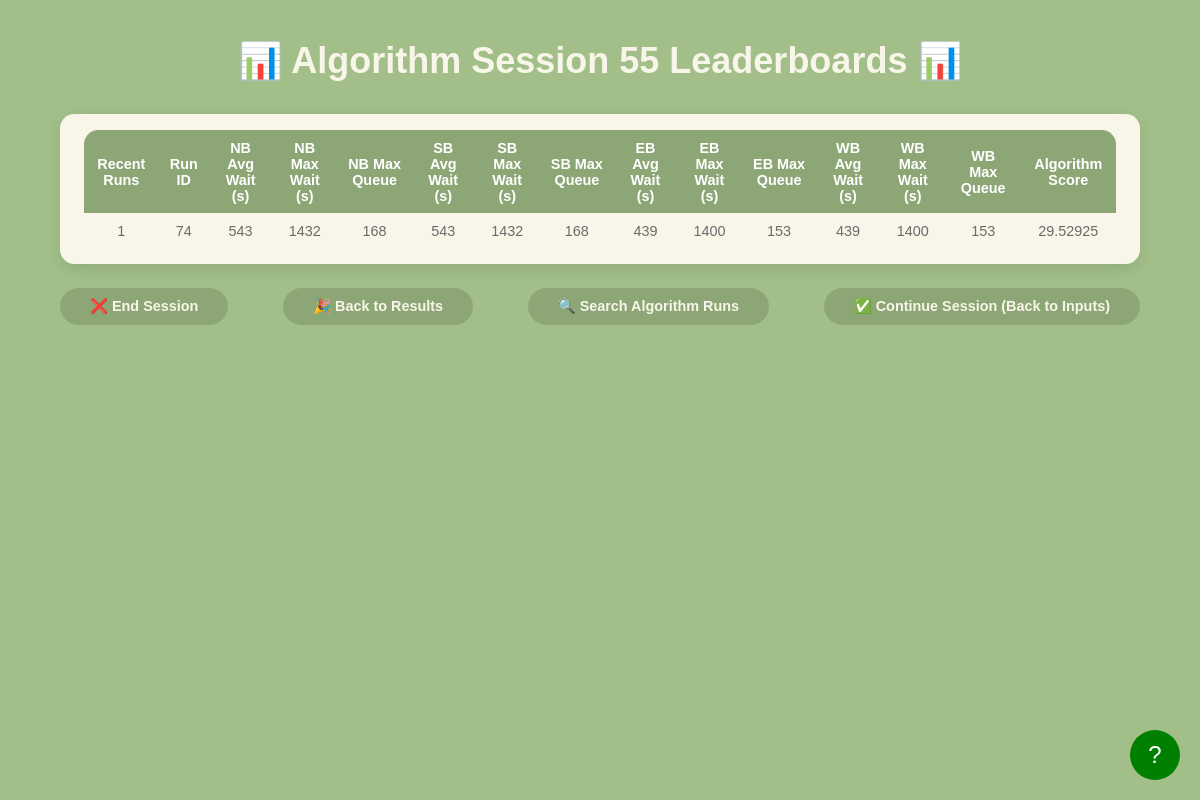
Page /algorithm_session_leaderboard on the earlier database version.
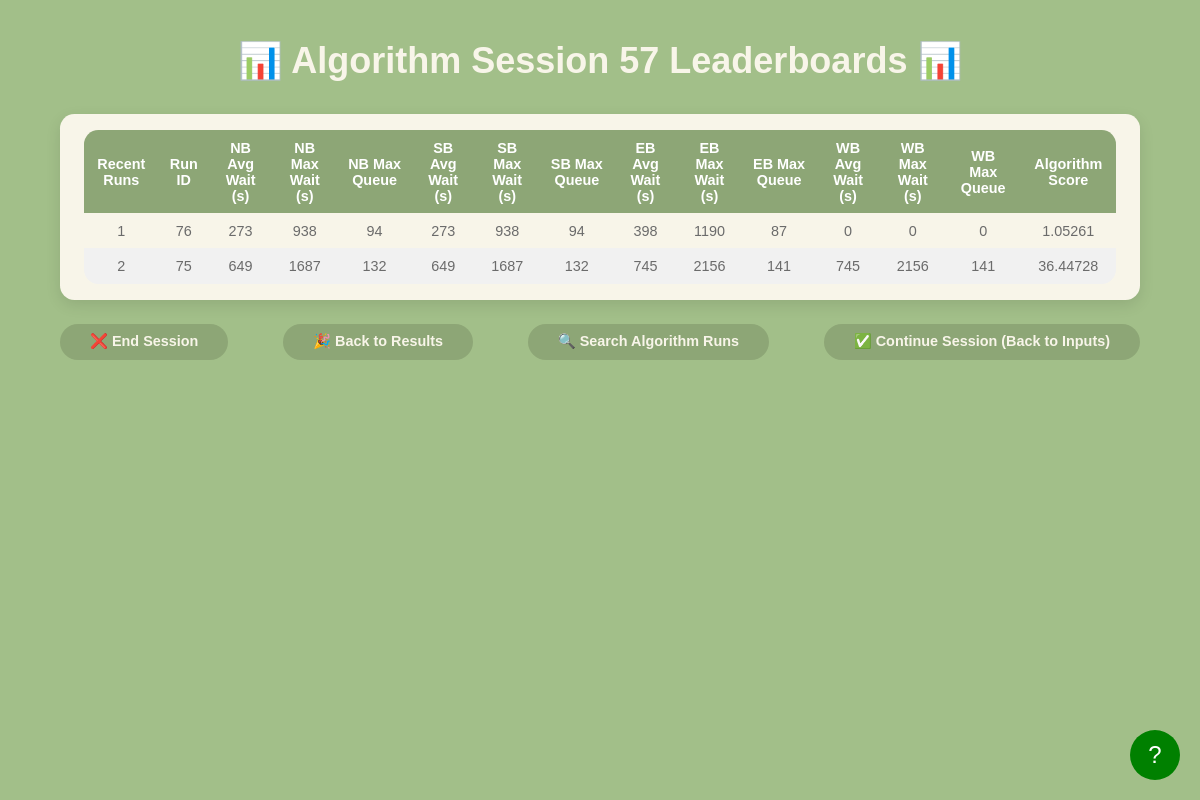
Same page on the later database version.
### models.py (models this page shows, shortened)
class AlgorithmLeaderboardResult(db.Model):
    __tablename__ = 'algorithm_leaderboard_results'
    id = db.Column(db.Integer, primary_key=True, autoincrement=True)
    run_id = db.Column(db.Integer, db.ForeignKey('configurations.run_id'), nullable=False)
    session_id = db.Column(db.Integer, db.ForeignKey('sessions.id'), nullable=False)
    avg_wait_time_north = db.Column(db.Float, nullable=False)
    max_wait_time_north = db.Column(db.Float, nullable=False)
    max_queue_length_north = db.Column(db.Integer, nullable=False)
    avg_wait_time_south = db.Column(db.Float, nullable=False)
    max_wait_time_south = db.Column(db.Float, nullable=False)
    max_queue_length_south = db.Column(db.Integer, nullable=False)
    avg_wait_time_east = db.Column(db.Float, nullable=False)
    max_wait_time_east = db.Column(db.Float, nullable=False)
    max_queue_length_east = db.Column(db.Integer, nullable=False)
    avg_wait_time_west = db.Column(db.Float, nullable=False)
    max_wait_time_west = db.Column(db.Float, nullable=False)
    max_queue_length_west = db.Column(db.Integer, nullable=False)

### app.py (the view)
@app.route('/algorithm_session_leaderboard')
def algorithm_session_leaderboard_page():
    session_id = request.args.get('session_id', type=int)
    if not session_id:
        active_session = Session.query.filter_by(active=True).order_by(Session.id.desc()).first()
        session_id = active_session.id if active_session else None
    print(session_id)
    raw_runs = get_recent_algorithm_runs(session_id) if session_id else []
    processed_runs = []
    for run in raw_runs:
        score = compute_score_4directions(
            run.run_id,
            run.session_id,
            run.avg_wait_time_north, run.max_wait_time_north, run.max_queue_length_north,
            run.avg_wait_time_south, run.max_wait_time_south, run.max_queue_length_south,
            run.avg_wait_time_east, run.max_wait_time_east, run.max_queue_length_east,
            run.avg_wait_time_west, run.max_wait_time_west, run.max_queue_length_west
        )
        processed_runs.append({
            "run_id": run.run_id,
            "nb_avg_wait": run.avg_wait_time_north,
            "nb_max_wait": run.max_wait_time_north,
            "nb_max_queue": run.max_queue_length_north,
            "sb_avg_wait": run.avg_wait_time_south,
            "sb_max_wait": run.max_wait_time_south,
            "sb_max_queue": run.max_queue_length_south,
            "eb_avg_wait": run.avg_wait_time_east,
            "eb_max_wait": run.max_wait_time_east,
            "eb_max_queue": run.max_queue_length_east,
            "wb_avg_wait": run.avg_wait_time_west,
            "wb_max_wait": run.max_wait_time_west,
            "wb_max_queue": run.max_queue_length_west,
            "score": score
        })
    return render_template('algorithm_session_leaderboard.html', runs=processed_runs, session_id=session_id)

### app.py (called while the page is built)
def get_recent_algorithm_runs(session_id):
    return AlgorithmLeaderboardResult.query \
        .filter_by(session_id=session_id) \
        .order_by(AlgorithmLeaderboardResult.id.desc()) \
        .limit(10) \
        .all()

### templates/algorithm_session_leaderboard.html (shortened to what this page needs)
<!DOCTYPE html>
<html lang="en">
<head>
    <link rel="stylesheet" href="{{ url_for('static', filename='css/algorithm_session_leaderboard.css') }}">
</head>
<body>
    <div class="header">
        <h1>📊 Algorithm Session {{ session_id }} Leaderboards 📊</h1>
    </div>
    <div class="leaderboard-container">
        <table>
            <thead>
                <tr>
                    <th>Recent Runs</th>
                    <th>Run ID</th>
                    <th>NB Avg Wait (s)</th>
                    <th>NB Max Wait (s)</th>
                    <th>NB Max Queue</th>
                    <th>SB Avg Wait (s)</th>
                    <th>SB Max Wait (s)</th>
                    <th>SB Max Queue</th>
                    <th>EB Avg Wait (s)</th>
                    <th>EB Max Wait (s)</th>
                    <th>EB Max Queue</th>
                    <th>WB Avg Wait (s)</th>
                    <th>WB Max Wait (s)</th>
                    <th>WB Max Queue</th>
                    <th>Algorithm Score</th>
                </tr>
            </thead>
            <tbody>
                {% if runs and runs|length > 0 %}
                    {% for run in runs %}
                    <tr onclick="handleRowClick(this)">
                        <td>{{ loop.index }}</td>
                        <td>{{ run.run_id }}</td>
                        <td>{{ run.nb_avg_wait|round|int }}</td>
                        <td>{{ run.nb_max_wait|round|int }}</td>
                        <td>{{ run.nb_max_queue|round|int }}</td>
                        <td>{{ run.sb_avg_wait|round|int }}</td>
                        <td>{{ run.sb_max_wait|round|int }}</td>
                        <td>{{ run.sb_max_queue|round|int }}</td>
                        <td>{{ run.eb_avg_wait|round|int }}</td>
                        <td>{{ run.eb_max_wait|round|int }}</td>
                        <td>{{ run.eb_max_queue|round|int }}</td>
                        <td>{{ run.wb_avg_wait|round|int }}</td>
                        <td>{{ run.wb_max_wait|round|int }}</td>
                        <td>{{ run.wb_max_queue|round|int }}</td>
                        <td>{{ run.score|round(5) }}</td>
                    </tr>
                    {% endfor %}
                {% else %}
                    <tr>
                        <td colspan="15">No session runs found.</td>
                    </tr>
                {% endif %}
            </tbody>
        </table>
    </div>
    <div class="nav-container">
        <a class="nav-button" id="endBtn" href="/index">❌ End Session</a>
        <a class="res-button" id="results" href="/back_to_results">🎉 Back to Results</a>
        <a class="res-button" id="searchRunsBtn" href="/search_Algorithm_Runs">🔍 Search Algorithm Runs</a>
        <a class="nav-button" id="backBtn" href="/parameters">✅ Continue Session (Back to Inputs)</a>
    </div>
    <div id="tutorial-button">?</div>
</body>
</html>

### static/css/algorithm_session_leaderboard.css (style rules this page uses)
* { margin: 0; padding: 0; box-sizing: border-box; }
html, body { width: 100%; height: 100%; overflow: hidden; }
body { background-color: #a2bf89; font-family: 'SF Pro', sans-serif; color: #6b6b6b; display: flex; flex-direction: column; align-items: center; padding: 5vh 0; }
.header { width: 90%; text-align: center; margin-bottom: 4vh; }
.header h1 { font-size: 3vw; color: #f8f5e9; font-weight: 600; }
.leaderboard-container { background-color: #f8f5e9; border-radius: 1.2vw; padding: 2vh 3vh; width: 90%; max-width: 1400px; text-align: center; box-shadow: 0px 5px 15px rgba(0, 0, 0, 0.1); }
table { width: 100%; border-collapse: collapse; border-radius: 1.2vw; overflow: hidden; }
th, td { padding: 1.2vh; text-align: center; font-size: 1.2vw; }
th { background-color: #8da676; color: white; font-weight: bold; }
tr:nth-child(even) { background-color: #f1f1f1; }
tbody tr { cursor: pointer; }
.nav-container { width: 90%; max-width: 1400px; margin-top: 3vh; display: flex; justify-content: space-between; }
.nav-container a { text-decoration: none; color: #f8f5e9; background-color: #8da676; padding: 1.2vh 2.5vw; border-radius: 2vw; font-size: 1.2vw; font-weight: 600; transition: background-color 0.3s; }
#tutorial-button { position: fixed; bottom: 20px; right: 20px; width: 50px; height: 50px; border-radius: 50%; background-color: green; color: white; text-align: center; line-height: 50px; font-size: 24px; cursor: pointer; z-index: 1000; }

Differences in the rows shown:
no longer on this page (row unchanged): AlgorithmLeaderboardResult: run_id "74", nb_avg_wait "543", nb_max_wait "1432", nb_max_queue "168", sb_avg_wait "543", sb_max_wait "1432", sb_max_queue "168", eb_avg_wait "439", eb_max_wait "1400", eb_max_queue "153", wb_avg_wait "439", wb_max_wait "1400", wb_max_queue "153", score "29.52925"
added AlgorithmLeaderboardResult: run_id "76", nb_avg_wait "273", nb_max_wait "938", nb_max_queue "94", sb_avg_wait "273", sb_max_wait "938", sb_max_queue "94", eb_avg_wait "398", eb_max_wait "1190", eb_max_queue "87", wb_avg_wait "0", wb_max_wait "0", wb_max_queue "0", score "1.05261"
added AlgorithmLeaderboardResult: run_id "75", nb_avg_wait "649", nb_max_wait "1687", nb_max_queue "132", sb_avg_wait "649", sb_max_wait "1687", sb_max_queue "132", eb_avg_wait "745", eb_max_wait "2156", eb_max_queue "141", wb_avg_wait "745", wb_max_wait "2156", wb_max_queue "141", score "36.44728"
Other differences:
{{ session_id }}: "55" → "57"
